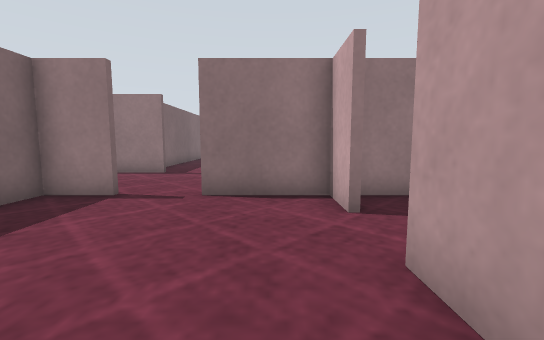
[1] (above)

19 first-person views from a walk through a world built for the Gazebo simulator. The camera is 0.61 m above the floor, tilts 6° down and sees 90° across. The floor is counted in squares, 0.5 m on a side. Each view is taken from the middle of a square. On the plan, view 1 faces up. The plan holds only what a view shows up to about 12 squares ahead; the rest is blank. The place goes on beyond the plan. Surface patterns are stand-ins for the level's own textures.

[2]
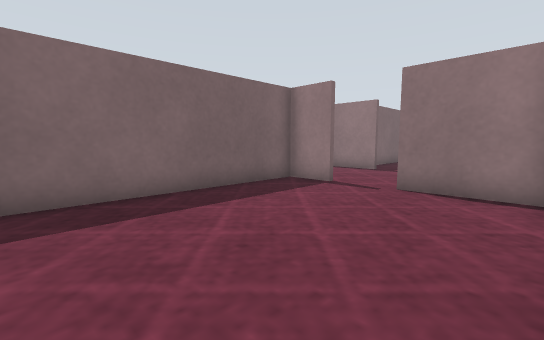

[3]
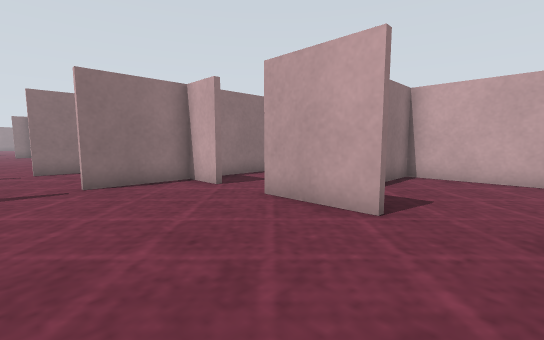

[4]
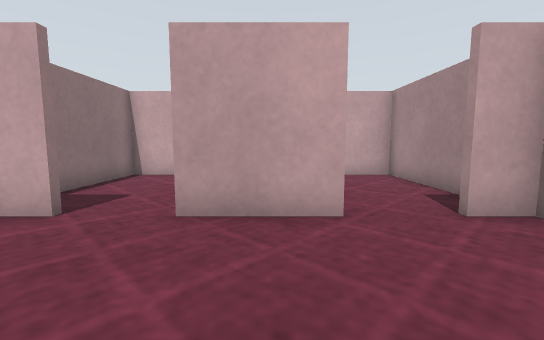

[5]
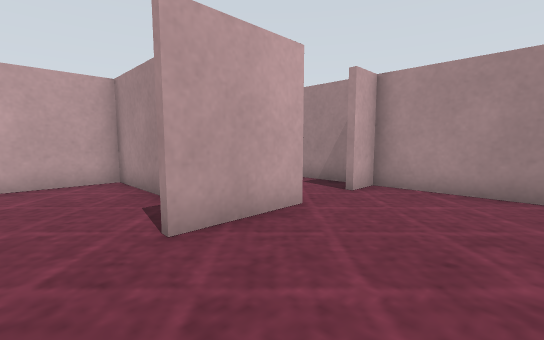

[6]
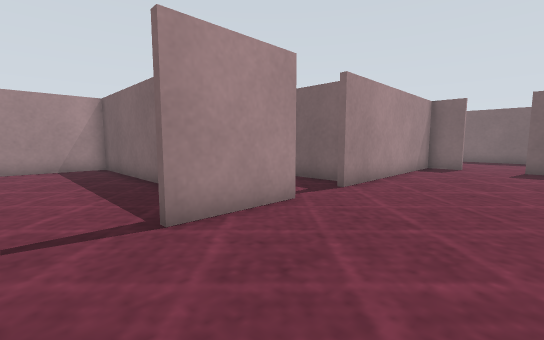

[7]
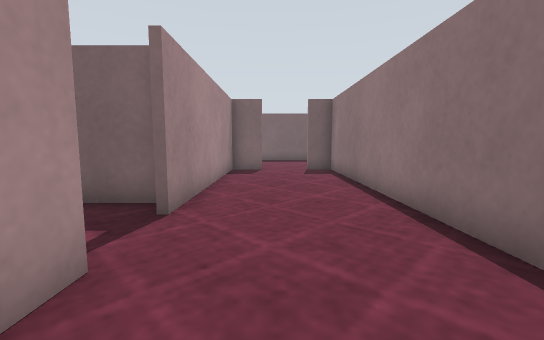

[8]
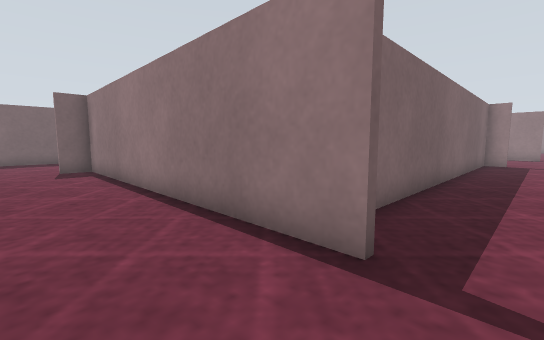

[9]
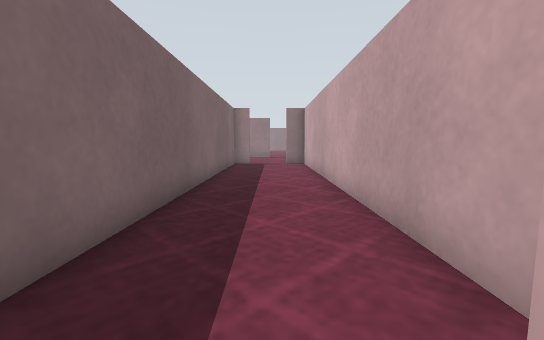

[10]
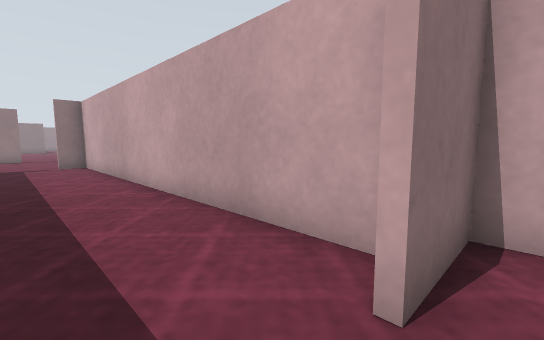

[11]
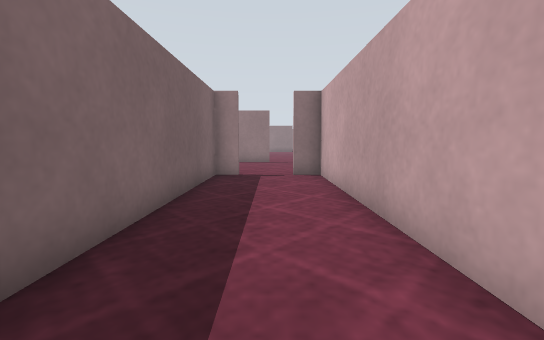

[12]
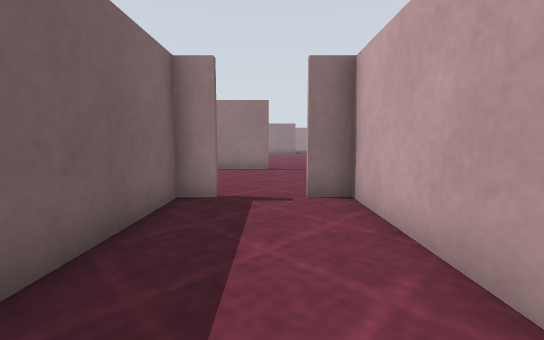

[13]
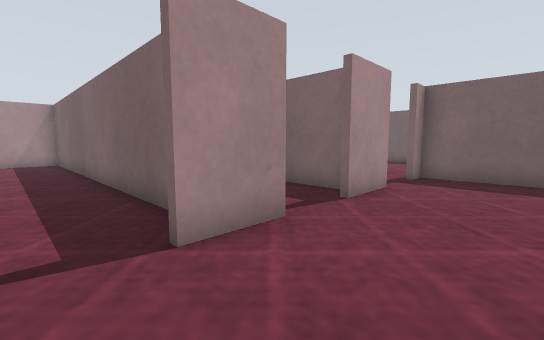

[14]
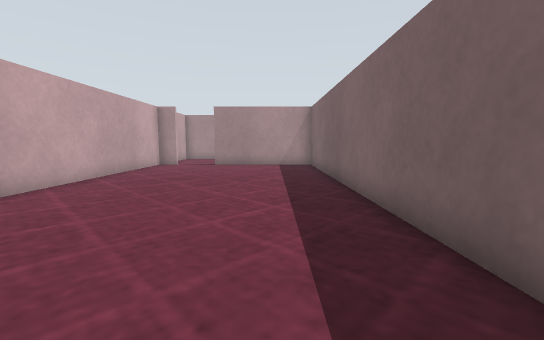

[15]
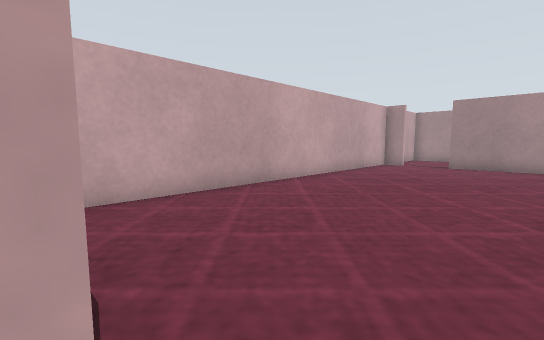

[16]
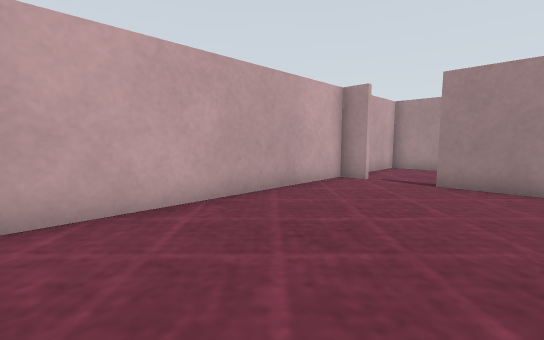

[17]
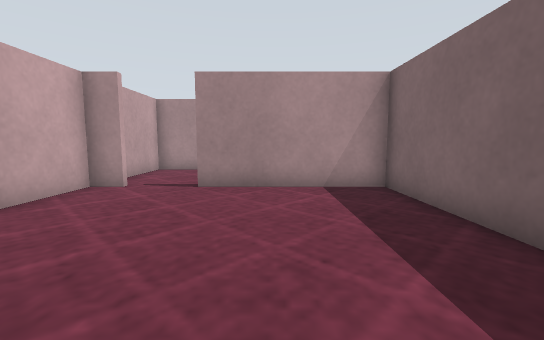

[18]
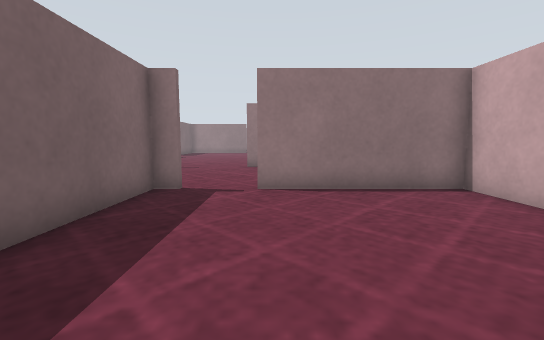

[19]
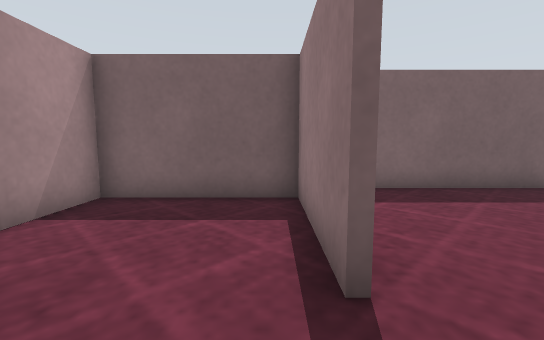

### Floor plan
Key: @ floor where view 1 was taken; # wall or solid block; . floor.
Columns run from 19 left of view 1 to 7 right of it. Each row starts with its distance up from view 1.
 28           #..........
 27           #..........
 26           #...........
 25           #..##..##..######
 24           ..  #...#.......#
 23               #...#.......#
 22               #...#.......#
 21               #...#.......#
 20               #...#.......#
 19               #...#.......#
 18               #...#.......#
 17               #...#.......#
 16               #...#.......#
 15               #...#.......#
 14               #...#.......#
 13               #...#.......#
 12               #...#.......#
 11    ############..######..##
 10  ..#...............#......#
  9 ...................#......#
  8 ...................#......#
  7    #...............#......#
  6    ########..###..#########
  5           #.  #.....##....#
  4           #   #...........#
  3               #...........#
  2               #.....##    #
  1               #.....## ####
  0               #....@##....#
 -1               #...........#
 -2               #.....##....#
 -3               #############

Where each view was taken, in squares from view 1:
view 1: 0 up, 0 right, facing up
view 2: 1 down, 1 right, facing up-left
view 3: 2 down, 3 left, facing up-right
view 4: 1 up, 3 left, facing right
view 5: 4 up, 2 left, facing down-right
view 6: 10 up, 2 left, facing down-left
view 7: 8 up, 4 left, facing left
view 8: 8 up, 3 left, facing up-left
view 9: 10 up, 3 left, facing up
view 10: 10 up, 4 left, facing up-right
view 11: 15 up, 3 left, facing up
view 12: 19 up, 3 left, facing up
view 13: 28 up, 1 right, facing down-left
view 14: 25 up, 1 right, facing down
view 15: 25 up, 1 right, facing down-right
view 16: 19 up, 2 right, facing down-right
view 17: 18 up, 2 right, facing down
view 18: 18 up, 2 right, facing up
view 19: 10 up, 6 right, facing left
